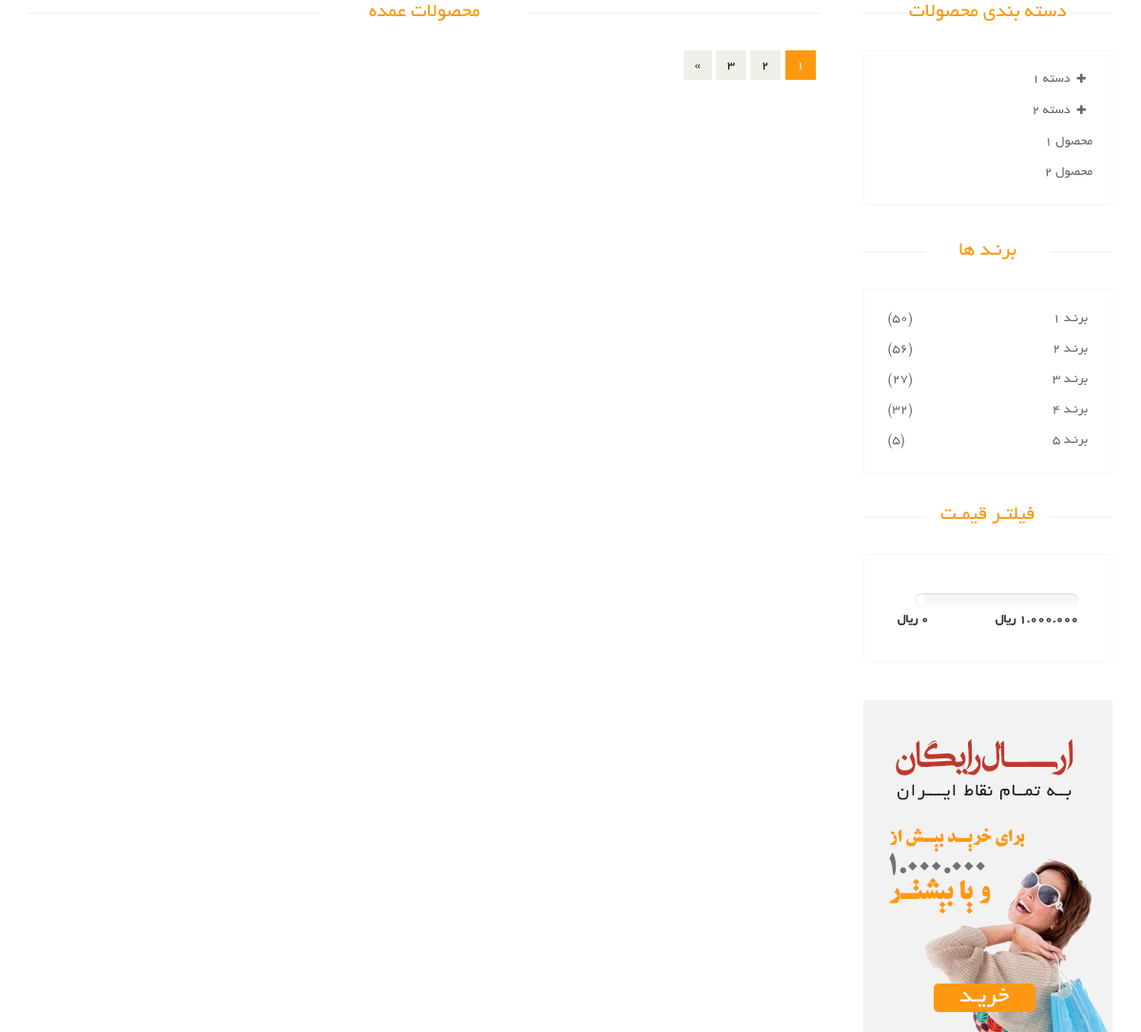
The app's page /all, older data.
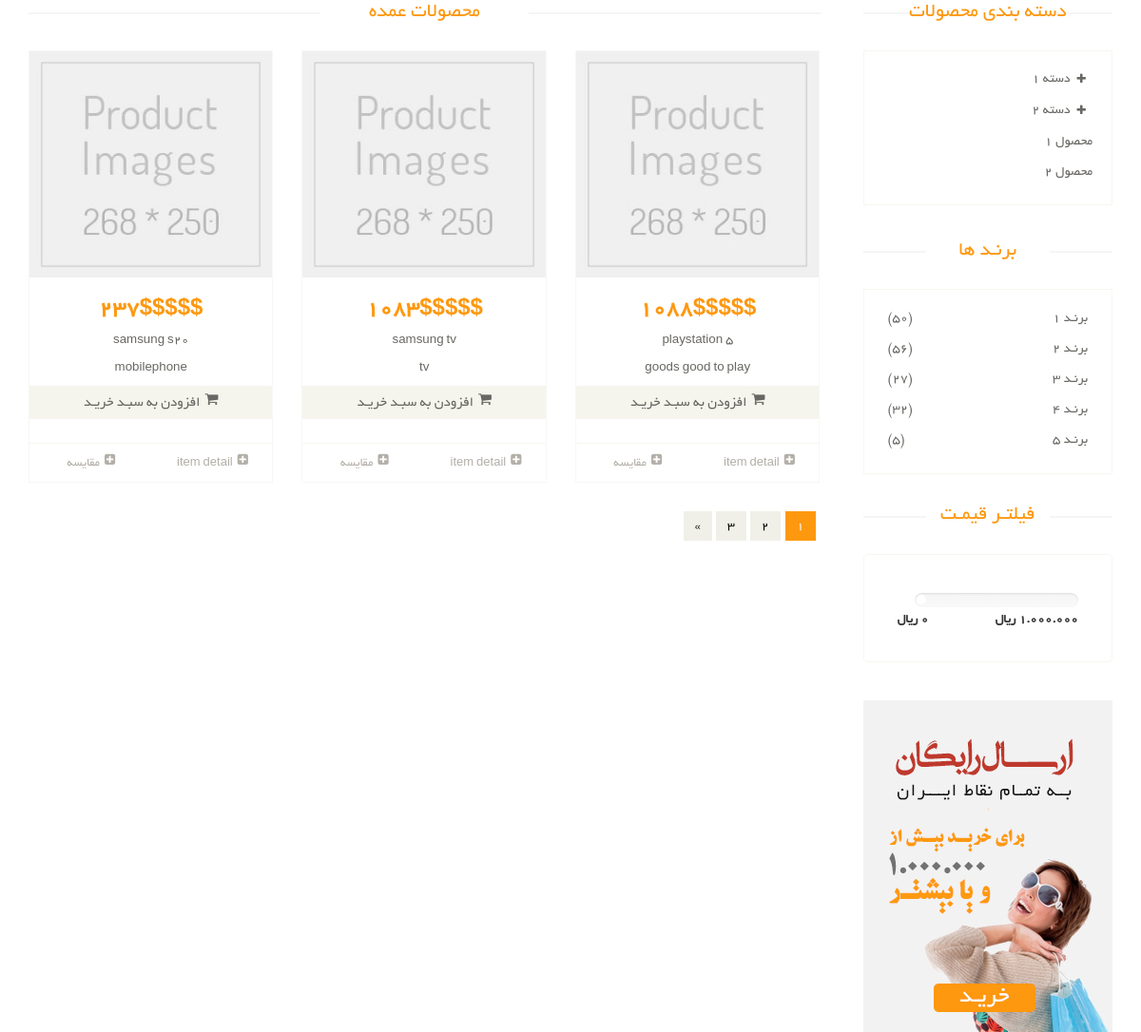
The same page, newer data.
### products/models.py (models this page shows, shortened)
class products(models.Model):
    brand = models.ForeignKey(product_brand, on_delete=models.CASCADE,verbose_name="brand_name_product",null=True)
    title = models.CharField(max_length=30,verbose_name= 'title')
    price = models.IntegerField(verbose_name="price")
    description = models.TextField(verbose_name="main_description",db_index=True,)
    short_description = models.CharField(max_length=390,null=True,db_index=True,verbose_name ='short-description')
    is_active = models.BooleanField(default=False,verbose_name="is_active/not_active")
    slug = models.SlugField(max_length=300,editable=True,blank=True,default="",null=False,db_index=True,unique=True)
    category = models.ManyToManyField(product_category,related_name="product_category",verbose_name="categories")
    is_deleted = models.BooleanField(verbose_name="deleted/undeleted")

### products/views.py (the view)
# urls.py: path('all',views.products_show , name='all_prods'),
def products_show(request):
    prods = products.objects.all().order_by('price')
    number_of_products = prods.count()
    from django.db.models import Avg,Min
    prod_dict ={
        'all_products':prods,
        'total_number':number_of_products,
    }
    return render(request,'products/shop.html',prod_dict)

### products/templates/products/shop.html (shortened to what this page needs)
{%extends '_layout.html'%}
{%load static%}
{%block head_tag%}
    <link href="static/css/bootstrap.min.css" rel="stylesheet">
    <link href="static/css/font-awesome.min.css" rel="stylesheet">
    <link href="static/css/prettyPhoto.css" rel="stylesheet">
    <link href="static/css/price-range.css" rel="stylesheet">
    <link href="static/css/animate.css" rel="stylesheet">
	<link href="static/css/main.css" rel="stylesheet">
	<link href="static/css/responsive.css" rel="stylesheet">
	{%endblock head_tag%}
	{% block all_content %}
	<section>
		<div class="container">
			<div class="row">
				<div class="col-sm-9 padding-right">
					<div class="features_items">
						<h2 class="title text-center">محصولات عمده</h2>
						{%for items in all_products%}
							{%include "products/product_item_partial.html" with item=items %}
						{%endfor%}
						<ul class="pagination">
							<li class="active"><a href="">1</a></li>
							<li><a href="">2</a></li>
							<li><a href="">3</a></li>
							<li><a href="">&raquo;</a></li>
						</ul>
					</div>
				</div>
				<div class="col-sm-3">
					<div class="left-sidebar">
						<h2>دسته بندی محصولات</h2>
						<div class="panel-group category-products" id="accordian">
							<div class="panel panel-default">
								<div class="panel-heading">
									<h4 class="panel-title">
										<a data-toggle="collapse" data-parent="#accordian" href="#sportswear">
											<span class="badge pull-right"><i class="fa fa-plus"></i></span>
											دسته 1
										</a>
									</h4>
								</div>
							</div>
							<div class="panel panel-default">
								<div class="panel-heading">
									<h4 class="panel-title">
										<a data-toggle="collapse" data-parent="#accordian" href="#mens">
											<span class="badge pull-right"><i class="fa fa-plus"></i></span>
											دسته 2
										</a>
									</h4>
								</div>
							</div>
							<div class="panel panel-default">
								<div class="panel-heading">
									<h4 class="panel-title"><a href="#">محصول 1</a></h4>
								</div>
							</div>
							<div class="panel panel-default">
								<div class="panel-heading">
									<h4 class="panel-title"><a href="#">محصول 2</a></h4>
								</div>
							</div>
						</div>
						<div class="brands_products">
							<h2>برنـد ها</h2>
							<div class="brands-name">
								<ul class="nav nav-pills nav-stacked">
									<li><a href=""> <span class="pull-left">(50)</span>برنـد 1</a></li>
									<li><a href=""> <span class="pull-left">(56)</span>برنـد 2</a></li>
									<li><a href=""> <span class="pull-left">(27)</span>برنـد 3</a></li>
									<li><a href=""> <span class="pull-left">(32)</span>برنـد 4</a></li>
									<li><a href=""> <span class="pull-left">(5)</span>برنـد 5</a></li>
								</ul>
							</div>
						</div>
						<div class="price-range">
							<h2>فیلتـر قیمـت</h2>
							<div class="well">
								 <input type="text" class="span2" value="" data-slider-min="0" data-slider-max="1000000" data-slider-step="5" data-slider-value="[250,450]" id="sl2" ><br />
								 <b>1.000.000 ريال</b> <b class="pull-left">0 ريال</b>
							</div>
						</div>
						<div class="shipping text-center">
							<img src="images/home/shipping.jpg" alt="" />
						</div>
					</div>
				</div>
			</div>
		</div>
	</section>
	{% endblock all_content %}

### templates/_layout.html (shortened to what this page needs)
{%load render_partial%}
{%load static%}
<!DOCTYPE html>
<html lang="en">
<head>
    {% include "shared/head_layout_link.html" %}
    {%block head_tag%}
    {%endblock%}
</head>
<body>
    {%block all_content%}
    {%endblock%}
</body>

### templates/shared/head_layout_link.html (shortened to what this page needs)
    <link href="/static/css/bootstrap.min.css" rel="stylesheet">
    <link href="/static/css/font-awesome.min.css" rel="stylesheet">
    <link href="/static/css/prettyPhoto.css" rel="stylesheet">
    <link href="/static/css/price-range.css" rel="stylesheet">
    <link href="/static/css/animate.css" rel="stylesheet">
	<link href="/static/css/main.css" rel="stylesheet">
	<link href="/static/css/responsive.css" rel="stylesheet">

### products/templates/products/product_item_partial.html (shortened to what this page needs)
						<div class="col-sm-4">
							<div class="product-image-wrapper">
								<div class="single-products">
									<div class="productinfo text-center">
										<img src="images/shop/product.jpg" alt="" />
										<h2> {{item.price}}$$$$$</h2>
										<p>{{item.title}}</p>
										<p> {{item.short_description}} </p>
										<a href="#" class="btn btn-default add-to-cart"><i class="fa fa-shopping-cart"></i>افزودن به سبـد خریـد</a>
									</div>
									<div class="product-overlay">
										<div class="overlay-content">
										</div>
									</div>
								</div>
								<div class="choose">
									<ul class="nav nav-pills nav-justified">
										<li><a href={%url "prod_detail" prod_slug=item.slug %}><i class="fa fa-plus-square"></i>item detail</a></li>
										<li><a href=""><i class="fa fa-plus-square"></i>مقایسه</a></li>
									</ul>
								</div>
							</div>
						</div>

Row changes from the older to the newer data that the page shows:
added products: price "237", title "samsung s20", short_description "mobilephone"
added products: price "1083", title "samsung tv", short_description "tv"
added products: price "1088", title "playstation 5", short_description "goods good to play"
